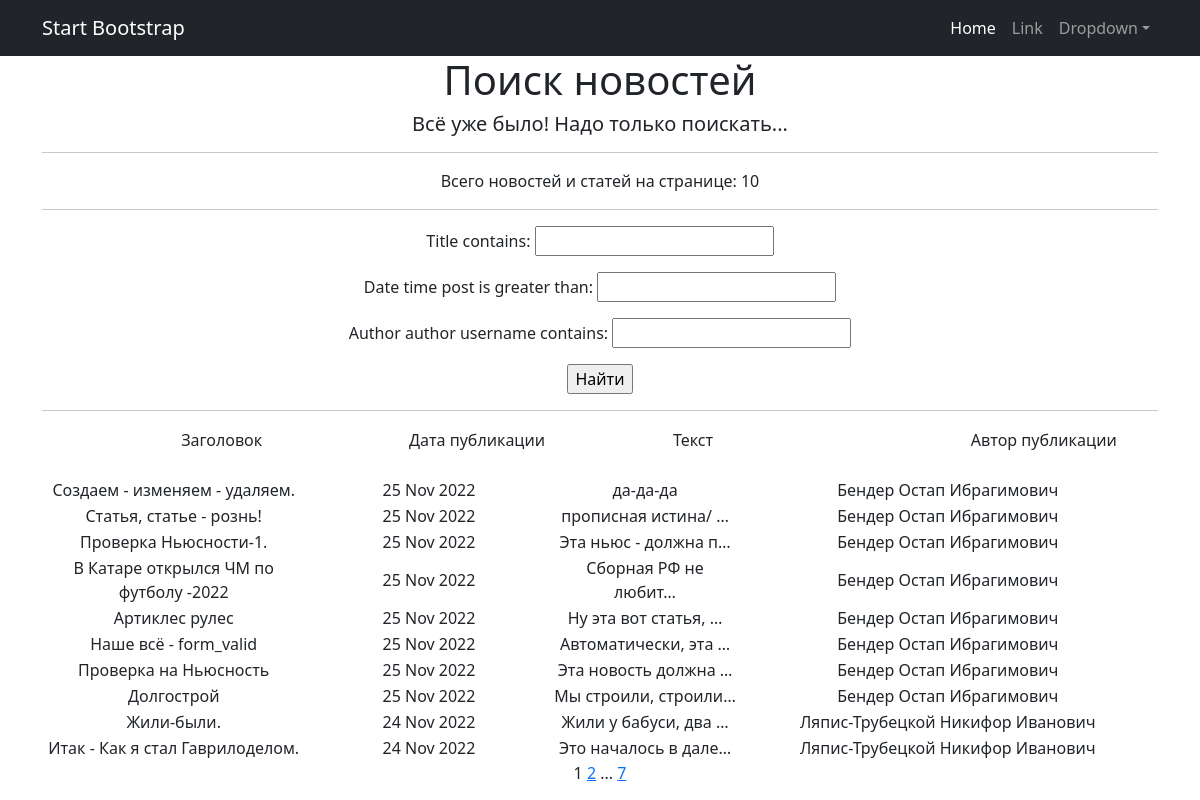
Before: /news/news/search/ with the older database file.
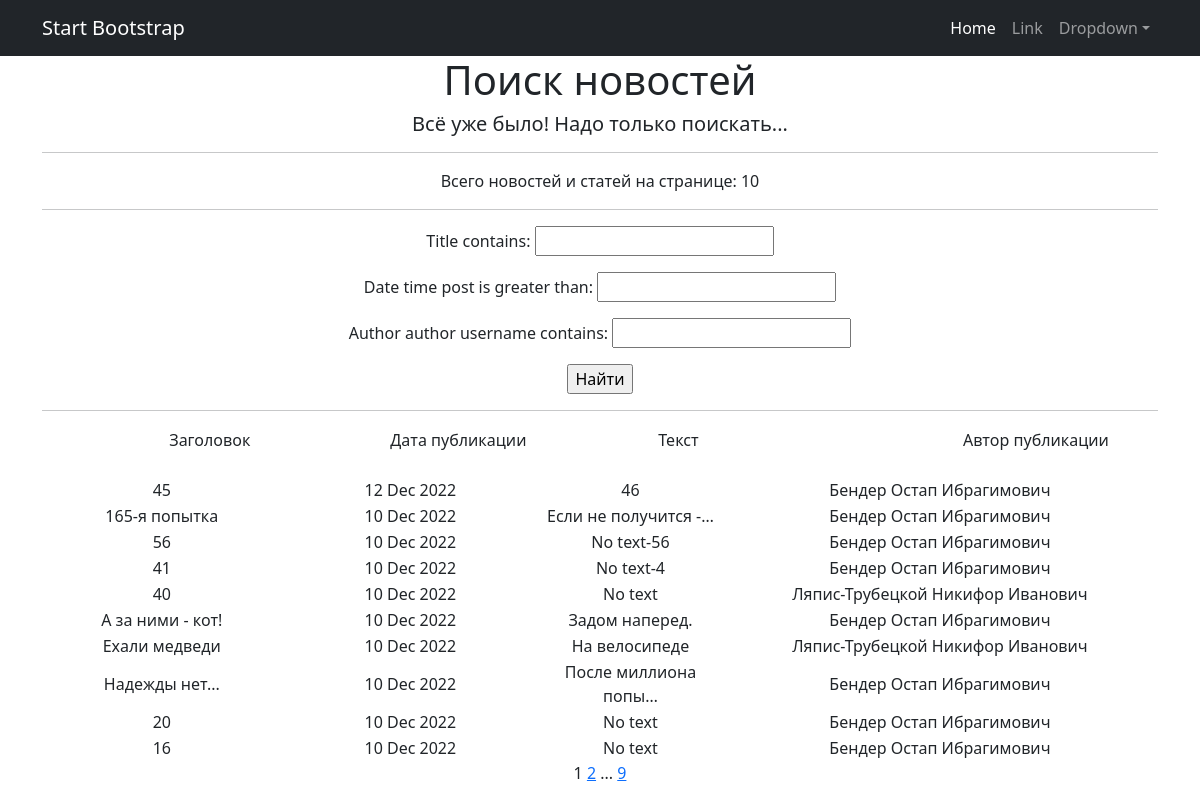
After: the same page with the newer database file.
### news/models.py (models this page shows, shortened)
class Post(models.Model):                                                                   # Модель 3
    author = models.ForeignKey(Author, on_delete=models.CASCADE)                            # - связь "один ко многим" с моделью Author
    article_or_new = models.CharField(max_length=3, choices=POSITIONS, default=article)     # ART - статья; NEW - новость
    title = models.CharField(max_length=255)                                                # Заголовок статьи или новости
    text_body = models.TextField(default='No text')                                         # Текст статьи или новости
    date_time_post = models.DateTimeField(auto_now_add=True)                                # Дата и время СОЗДАНИЯ записи
    rating_article_or_new = models.FloatField(default=0.0)                                  # Рейтинг статьи или новости
    category = models.ManyToManyField(Category, through='PostCategory')                     # - связь "многие ко многим" с моделью Category (через модель PostCategory)

class Author(models.Model):                                                         # Модель 1
    rating_author = models.FloatField(default=0.0)
    author = models.OneToOneField(User, on_delete=models.CASCADE)                   # Поле связи "один к одному" с встроенной
    def __str__(self):
        return f'{self.author}'

### news/views.py (the view)
# urls.py: path('news/search/', SearchNewsList.as_view()),
class SearchNewsList(ListView):  # Создаю новый класс для страницы поиска /news/search
    model = Post  # Указываем модель, объекты которой мы будем выводить
    ordering = '-date_time_post'  # Поле, которое будет использоваться для сортировки объектов - дата
    template_name = 'search.html'  # Указываем имя шаблона, в котором будут все инструкции о том,
    context_object_name = 'news'  # Это имя списка, в котором будут лежать все объекты.
    paginate_by = 10  # вот так мы можем указать количество записей на странице
    def get_queryset(self):
        queryset = super().get_queryset()
        self.filterset = NewsFilter(self.request.GET, queryset)
        return self.filterset.qs
    def get_context_data(self, **kwargs):
        context = super().get_context_data(**kwargs)
        context['filterset'] = self.filterset
        return context

### news/templatetags/custom_filters.py (called while the page is built)
@register.filter()
def censor(text, dict_censor=None):
    if dict_censor is None:
        dict_censor = dict1
    if type(text) != str:               # Проверка строкового типа. Вызов исключения при попытке применения не к строке
        raise ValueError
    length = len(text)
    for word in dict_censor:              # Цикл, для перебора слов (ключей) из словаря Цензор
        index = 0
        while index < length:             # Цикл для поиска вхождения текущего слова в строку и определение его индекса
            i = text.find(word, index)
            if i == -1:
                break
            else:
                print(i)
                for j in range(i+1, i + dict_censor[word]):
                    text = text[:j] + "*" + text[j + 1:]
            index = i + 1
    return text

### news/templatetags/custom_tags.py (called while the page is built)
@register.simple_tag(takes_context=True)
def url_replace(context, **kwargs):
   d = context['request'].GET.copy()
   for k, v in kwargs.items():
       d[k] = v
   return d.urlencode()

### templates/search.html (shortened to what this page needs)
{% extends 'flatpages/default.html' %}
{% load custom_filters %}
{% load custom_tags %}
{% block content %}
    <h1>Поиск новостей</h1>
    <h5> {{ "Всё уже было! Надо только поискать..." }} </h5>
    <hr>
    <p>Всего новостей и статей на странице:  {{ news|length }}</p>
    <hr>
    <form action="" method="get">
       {{ filterset.form.as_p }}
       <input type="submit" value="Найти" />
    </form>
    <hr>
    {% if news %}
    <table>
        <tr>
            <td>
                   &emsp;&emsp;&emsp;&emsp;&emsp;&emsp;Заголовок &emsp;&emsp;&emsp;&emsp;&emsp;&emsp;
            </td>
            <td>
                   &emsp;&emsp;&emsp;&emsp;&emsp;&emsp;Дата публикации &emsp;&emsp;&emsp;&emsp;
            </td>
            <td>
                   &emsp;&emsp;&emsp;&emsp;&emsp;&emsp;Текст &emsp;&emsp;&emsp;&emsp;
            </td>
            <td>
                   &emsp;&emsp;&emsp;&emsp;&emsp;&emsp;&emsp;&emsp;&emsp;&emsp;&emsp;&emsp;Автор публикации &emsp;&emsp;&emsp;&emsp;&emsp;&emsp;&emsp;&emsp;&emsp;&emsp;
            </td>
        </tr>
        {% for new in news %}
        <tr>
            <td>{{ new.title | censor }}</td>
            <td>{{ new.date_time_post | date:'d M Y' }}</td>
            <td>{{ new.text_body | truncatechars:20 | censor }}</td>
            <td>{{ new.author }}</td>
        </tr>
        {% endfor %}
    </table>
    {% else %}
        <h2>Новостей нет!</h2>
    {% endif %}
   {{ page_obj.number }}
   {% if page_obj.has_next %}
       <a href="?{% url_replace page=page_obj.next_page_number %}">{{ page_obj.next_page_number }}</a>
       {% if paginator.num_pages != page_obj.next_page_number %}
           ...
           <a href="?{% url_replace page=page_obj.paginator.num_pages %}">{{ page_obj.paginator.num_pages }}</a>
       {% endif %}
   {% endif %}
{% endblock content %}

Changed rows visible on the page:
no longer on this page (row unchanged): Post: title|censor "Создаем - изменяем - удаляем.", date_time_post "25 Nov 2022", text_body|censor "да-да-да", author "Бендер Остап Ибрагимович"
no longer on this page (row unchanged): Post: title|censor "Статья, статье - рознь!", date_time_post "25 Nov 2022", text_body|censor "прописная истина/ …", author "Бендер Остап Ибрагимович"
no longer on this page (row unchanged): Post: title|censor "Проверка Ньюсности-1.", date_time_post "25 Nov 2022", text_body|censor "Эта ньюс - должна п…", author "Бендер Остап Ибрагимович"
no longer on this page (row unchanged): Post: title|censor "В Катаре открылся ЧМ по футболу -2022", date_time_post "25 Nov 2022", text_body|censor "Сборная РФ не любит…", author "Бендер Остап Ибрагимович"
no longer on this page (row unchanged): Post: title|censor "Артиклес рулес", date_time_post "25 Nov 2022", text_body|censor "Ну эта вот статья, …", author "Бендер Остап Ибрагимович"
no longer on this page (row unchanged): Post: title|censor "Наше всё - form_valid", date_time_post "25 Nov 2022", text_body|censor "Автоматически, эта …", author "Бендер Остап Ибрагимович"
no longer on this page (row unchanged): Post: title|censor "Проверка на Ньюсность", date_time_post "25 Nov 2022", text_body|censor "Эта новость должна …", author "Бендер Остап Ибрагимович"
no longer on this page (row unchanged): Post: title|censor "Долгострой", date_time_post "25 Nov 2022", text_body|censor "Мы строили, строили…", author "Бендер Остап Ибрагимович"
no longer on this page (row unchanged): Post: title|censor "Жили-были.", date_time_post "24 Nov 2022", text_body|censor "Жили у бабуси, два …", author "Ляпис-Трубецкой Никифор Иванович"
no longer on this page (row unchanged): Post: title|censor "Итак - Как я стал Гаврилоделом.", date_time_post "24 Nov 2022", text_body|censor "Это началось в дале…", author "Ляпис-Трубецкой Никифор Иванович"
added Post: title|censor "45", date_time_post "12 Dec 2022", text_body|censor "46", author "Бендер Остап Ибрагимович"
added Post: title|censor "165-я попытка", date_time_post "10 Dec 2022", text_body|censor "Если не получится -…", author "Бендер Остап Ибрагимович"
added Post: title|censor "56", date_time_post "10 Dec 2022", text_body|censor "No text-56", author "Бендер Остап Ибрагимович"
added Post: title|censor "41", date_time_post "10 Dec 2022", text_body|censor "No text-4", author "Бендер Остап Ибрагимович"
added Post: title|censor "40", date_time_post "10 Dec 2022", text_body|censor "No text", author "Ляпис-Трубецкой Никифор Иванович"
added Post: title|censor "А за ними - кот!", date_time_post "10 Dec 2022", text_body|censor "Задом наперед.", author "Бендер Остап Ибрагимович"
added Post: title|censor "Ехали медведи", date_time_post "10 Dec 2022", text_body|censor "На велосипеде", author "Ляпис-Трубецкой Никифор Иванович"
added Post: title|censor "Надежды нет...", date_time_post "10 Dec 2022", text_body|censor "После миллиона попы…", author "Бендер Остап Ибрагимович"
added Post: title|censor "20", date_time_post "10 Dec 2022", text_body|censor "No text", author "Бендер Остап Ибрагимович"
added Post: title|censor "16", date_time_post "10 Dec 2022", text_body|censor "No text", author "Бендер Остап Ибрагимович"
Other visible differences:
{{ page_obj.paginator.num_pages }}: "7" → "9"
